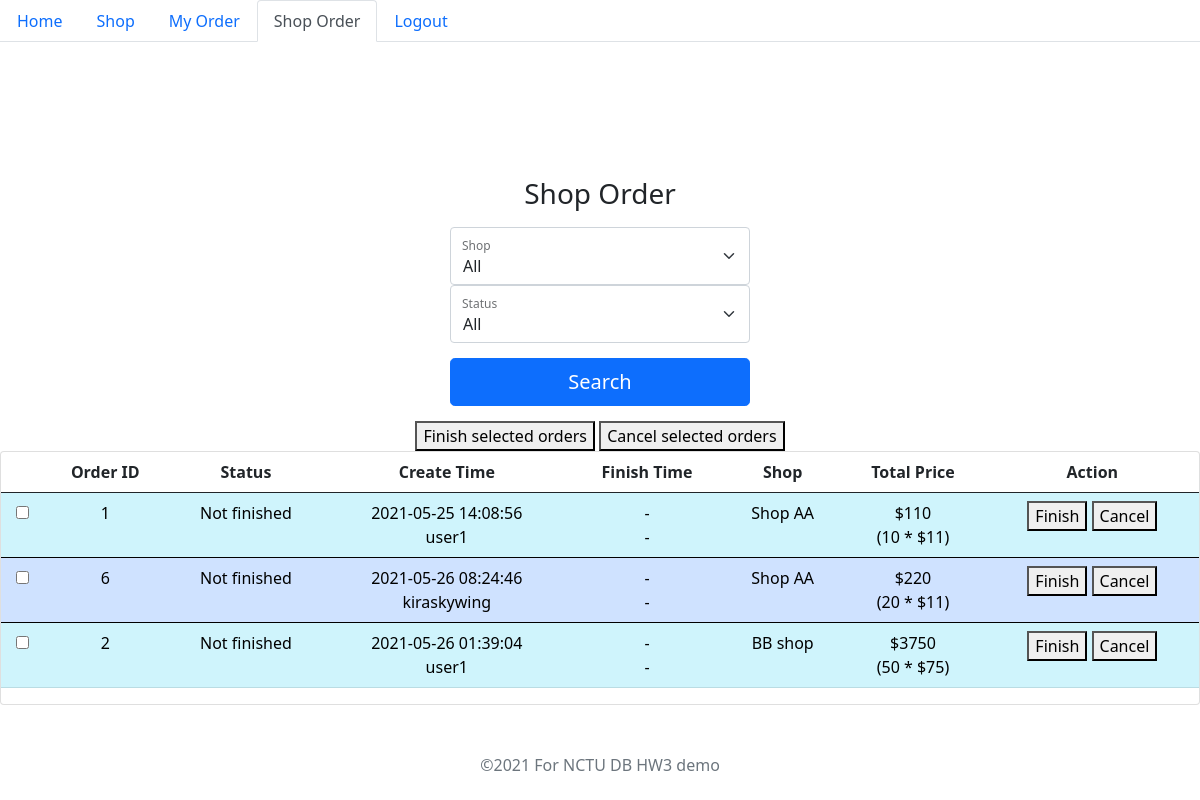
Screenshot of /shopOrder.php (signed in) with the database file from the repository.
### tables this page shows
CREATE TABLE `orders` (
  `order_id` int(11) NOT NULL,
  `order_status` char(1) NOT NULL,
  `create_time` timestamp NOT NULL DEFAULT current_timestamp(),
  `finish_time` timestamp NULL DEFAULT NULL ON UPDATE current_timestamp(),
  `customer_id` int(11) NOT NULL,
  `administer_id` int(11) DEFAULT NULL,
  `shop_id` int(11) NOT NULL,
  `purchase_amount` int(11) NOT NULL,
  `purchase_price` int(11) NOT NULL
);

CREATE TABLE `users` (
  `user_id` int(11) NOT NULL,
  `account` varchar(20) NOT NULL,
  `password` char(64) NOT NULL,
  `salt` char(4) NOT NULL,
  `phone_number` char(10) NOT NULL,
  `full_name` varchar(255) NOT NULL,
  `city` varchar(17) NOT NULL
);

CREATE TABLE `shops` (
  `shop_id` int(11) NOT NULL,
  `shop_name` varchar(255) NOT NULL,
  `city` varchar(17) NOT NULL,
  `per_mask_price` int(11) NOT NULL,
  `stock_quantity` int(11) NOT NULL,
  `phone_number` char(10) NOT NULL
);

### shopOrder.php (the view, shortened to what this page needs)
<?php
    include "authentication.php";
?>
<!DOCTYPE html>
<html>
    <head>
        <link href="https://cdn.jsdelivr.net/npm/bootstrap@5.0.0-beta3/dist/css/bootstrap.min.css" rel="stylesheet">
    </head>
    <body class="text-center">
            <ul class="nav nav-tabs" id="myTab" role="tablist">
                <li class="nav-item" role="presentation">
                    <button class="nav-link" id="back-tab" data-bs-toggle="tab" type="button"
                            onClick="window.location.replace('userPage.php');">Home
                    </button>
                </li>
                <li class="nav-item" role="presentation">
                    <button class="nav-link" id="shop-tab" data-bs-toggle="tab" type="button"
                            onClick="window.location.replace('shop.php');">Shop
                    </button>
                </li>
                <li class="nav-item" role="presentation">
                    <button class="nav-link" id="back-tab" data-bs-toggle="tab" type="button"
                            onClick="window.location.replace('myOrder.php');">My Order
                    </button>
                </li>
                <li class="nav-item" role="presentation">
                    <button class="nav-link active" id="home-tab" data-bs-toggle="tab" data-bs-target="#home" type="button" role="tab" aria-controls="home" aria-selected="true">Shop Order</button>
                </li>
                <li class="nav-item" role="presentation">
                    <button class="nav-link" id="logout-tab" data-bs-toggle="tab" type="button"
                            onClick="alert('Logout Success!'); window.location.replace('index.php');">Logout
                    </button>
                </li>
            </ul>
            <div class="tab-content" id="myTabContent">
            <div class="tab-pane fade show active" id="home" role="tabpanel" aria-labelledby="home-tab">
                <main class="form-signin">
                    <h1 class="h3 mb-3 fw-normal">Shop Order</h1>
                    <form action="shopOrder.php" method="post">
                        <div class="form-floating">
                            <div class="select-label">Shop</div>
                            <select class="form-select" name="shop_id">
                                <option value="-1">All</option>
                            </select>
                        </div>
                        <div class="form-floating">
                            <div class="select-label">Status</div>
                            <select class="form-select" name="status">
                                <option value="3">All</option>"
                            </select>
                        </div>
                        <button class="login-button w-100 btn btn-lg btn-primary" type="submit">Search</button>
                    </form>
                </main>
                <form action="manageOrders.php" method="post">
                    <button id="multiple-finish" name="finishOrder" value="1">Finish selected orders</button>
                    <button id="multiple-cancel" name="cancelOrder" value="1">Cancel selected orders</button>
                    <div class="card profile">
                        <table style="width: 100%" class="table">
                            <thead>
                                <tr>
                                    <th scope="col"></th>
                                    <th scope="col">Order ID</th>
                                    <th scope="col">Status</th>
                                    <th scope="col">Create Time</th>
                                    <th scope="col">Finish Time</th>
                                    <th scope="col">Shop</th>
                                    <th scope="col">Total Price</th>
                                    <th scope="col">Action</th>
                                </tr>
                            </thead>
                            <tbody>
                                <?php
                                    try {
                                        $sql_stmt = 'select
                                                     A.order_id, A.order_status, A.create_time, B.account, A.finish_time, A.administer_id,
                                                     C.shop_name, A.purchase_amount, A.purchase_price
                                                     from orders A
                                                     join users B on A.customer_id = B.user_id
                                                     join shops C on A.shop_id = C.shop_id
                                                     where A.shop_id ';
                                        if (isset($_POST['shop_id']) && $_POST['shop_id'] != -1)
                                            $sql_stmt .= '= ' . $_POST['shop_id'];
                                        else
                                            $sql_stmt .= 'in (select shop_id from shop_staffs where staff_id = ' . $_SESSION['user_id'] . ')';
                                        $query = $connection->prepare($sql_stmt);
                                        $query->execute();
                                        $i = 0;
                                        while ($row = $query->fetch()) {
                                            $order_id = $row[0];
                                            if ($row[1] == 0) $order_status = 'Not finished';
                                            else if ($row[1] == 1) $order_status = 'Finished';
                                            else $order_status = 'Cancelled';
                                            $create_time = $row[2];
                                            $buyer_account = $row[3];
                                            $finish_time = (empty($row[4]) ? '-' : $row[4]);
                                            if (!empty($row[5])) {
                                                $query2 = $connection->prepare('select account from users where user_id = ' . $row[5]);
                                                $query2->execute();
                                                $admin_account = $query2->fetch()[0];
                                            }
                                            else
                                                $admin_account = '-';
                                            $shop_name = $row[6];
                                            $amount = $row[7];
                                            $singlePrice = $row[8];
                                            $total_price = $amount * $singlePrice;
                                            $className = ($i % 2 ? 'table-primary' : 'table-info');
                                            echo<<<EOT
                                                <tbody>
                                                <tr class="$className">
                                                    <th scope="row">
                                            EOT;
                                            if ($row[1] == 0) {
                                                echo<<<EOT
                                                    <input id="checkbox-$i" oninput="handleButtons(this, $i)" type="checkbox" name="orderIds[]" value="$order_id">
                                                EOT;
                                            }
                                            echo<<<EOT
                                                    </th>
                                                    <td>$order_id</td>
                                                    <td>$order_status</td>
                                                    <td>$create_time<br>$buyer_account</td>
                                                    <td>$finish_time<br>$admin_account</td>
                                                    <td>$shop_name</td>
                                                    <td>\$$total_price<br>($amount * \$$singlePrice)</td>
                                                    <td>
                                            EOT;
                                            if ($row[1] == 0) {
                                                echo<<<EOT
                                                    <form action="manageOrders.php" method="post">
                                                        <input type="hidden" name="order_id" value="$order_id">
                                                        <input type="hidden" name="actionPage" value="1">
                                                        <button id="single-finish-$i" class="" type="submit" name="finishOrder" value="1">Finish</button>
                                                        <button id="single-cancel-$i" class="" type="submit" name="cancelOrder" value="1">Cancel</button>
                                                    </form>
                                                EOT;
                                            }
                                            echo<<<EOT
                                                </td>
                                                </tr>
                                            </tbody>
                                            EOT;
                                            $i++;
                                        }
                                    }
                                    catch(exception $e) {
                                        $msg=$e->getMessage();
                                        echo <<<EOT
                                        <!DOCTYPE html>
                                        <html>
                                            <body>
                                                <script>
                                                    alert("$msg");
                                                    window.location.replace("userPage.php");
                                                </script>
                                            </body>
                                        </html>
                                        EOT;
                                    }
                                ?>
                            </tbody>
                        </table>
                    </div>
                </form>
                <p class="mt-5 mb-3 text-muted">©2021 For NCTU DB HW3 demo</p>
            </div>
        </div>
    </body>
</html>

### shopOrder.php (style rules this page uses)
.form-signin { width: 100%; max-width: 330px; padding: 15px; margin: auto; margin-top: 15vh; }
.login-button { margin-top: 15px; }
.form-floating { position: relative; }
.show { display: block; }
.select-label { position: absolute; top: 10px; left: 12px; font-size: 12px; color: #212529; opacity: 0.65; }

### rows the page displays
orders: order_id "1", order_status "Not finished", create_time "2021-05-25 14:08:56", customer.account "user1", finish_time "-", admin_account "-", shop.shop_name "Shop AA", total_price "110", purchase_amount "10", purchase_price "11"
orders: order_id "6", order_status "Not finished", create_time "2021-05-26 08:24:46", customer.account "kiraskywing", finish_time "-", admin_account "-", shop.shop_name "Shop AA", total_price "220", purchase_amount "20", purchase_price "11"
orders: order_id "2", order_status "Not finished", create_time "2021-05-26 01:39:04", customer.account "user1", finish_time "-", admin_account "-", shop.shop_name "BB shop", total_price "3750", purchase_amount "50", purchase_price "75"
